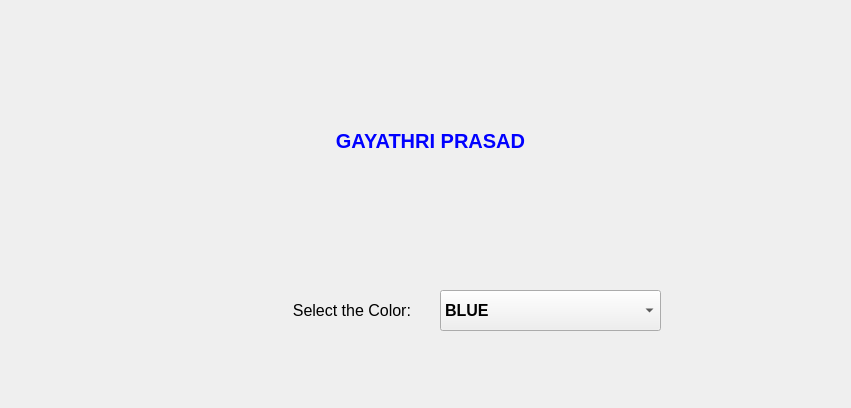
<?xml version="1.0" encoding="UTF-8"?>
<ui version="4.0">
 <class>form1</class>
 <widget class="QWidget" name="form1">
  <property name="geometry">
   <rect>
    <x>0</x>
    <y>0</y>
    <width>851</width>
    <height>408</height>
   </rect>
  </property>
  <property name="windowTitle">
   <string>Color Change</string>
  </property>
  <widget class="QLabel" name="l1">
   <property name="geometry">
    <rect>
     <x>80</x>
     <y>90</y>
     <width>701</width>
     <height>101</height>
    </rect>
   </property>
   <property name="font">
    <font>
     <pointsize>15</pointsize>
     <weight>75</weight>
     <bold>true</bold>
    </font>
   </property>
   <property name="styleSheet">
    <string notr="true">color:BLUE;
</string>
   </property>
   <property name="text">
    <string>GAYATHRI PRASAD</string>
   </property>
   <property name="alignment">
    <set>Qt::AlignCenter</set>
   </property>
  </widget>
  <widget class="QComboBox" name="cb1">
   <property name="geometry">
    <rect>
     <x>440</x>
     <y>290</y>
     <width>221</width>
     <height>41</height>
    </rect>
   </property>
   <property name="font">
    <font>
     <pointsize>12</pointsize>
     <weight>75</weight>
     <bold>true</bold>
    </font>
   </property>
   <property name="styleSheet">
    <string notr="true"/>
   </property>
   <property name="currentText">
    <string>BLUE</string>
   </property>
   <item>
    <property name="text">
     <string>BLUE</string>
    </property>
   </item>
   <item>
    <property name="text">
     <string>RED</string>
    </property>
   </item>
   <item>
    <property name="text">
     <string>BLACK</string>
    </property>
   </item>
   <item>
    <property name="text">
     <string>PURPLE</string>
    </property>
   </item>
   <item>
    <property name="text">
     <string>ORANGE</string>
    </property>
   </item>
   <item>
    <property name="text">
     <string>GREEN</string>
    </property>
   </item>
  </widget>
  <widget class="QLabel" name="l2">
   <property name="geometry">
    <rect>
     <x>220</x>
     <y>290</y>
     <width>191</width>
     <height>41</height>
    </rect>
   </property>
   <property name="font">
    <font>
     <pointsize>12</pointsize>
    </font>
   </property>
   <property name="text">
    <string>Select the Color:</string>
   </property>
   <property name="alignment">
    <set>Qt::AlignRight|Qt::AlignTrailing|Qt::AlignVCenter</set>
   </property>
  </widget>
 </widget>
 <resources/>
 <connections/>
</ui>
